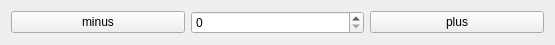
<?xml version="1.0" encoding="UTF-8"?>
<ui version="4.0">
 <author>ZoMbiE</author>
 <class>Gui</class>
 <widget class="QWidget" name="Gui">
  <property name="geometry">
   <rect>
    <x>0</x>
    <y>0</y>
    <width>555</width>
    <height>42</height>
   </rect>
  </property>
  <property name="windowTitle">
   <string>Resource_designer</string>
  </property>
  <layout class="QHBoxLayout" name="horizontalLayout">
   <item>
    <widget class="QPushButton" name="pb_minus">
     <property name="text">
      <string>minus</string>
     </property>
     <property name="icon">
      <iconset resource="resource.qrc">
       <normaloff>:/minus.png</normaloff>:/minus.png</iconset>
     </property>
    </widget>
   </item>
   <item>
    <widget class="QSpinBox" name="sb_show"/>
   </item>
   <item>
    <widget class="QPushButton" name="pb_plus">
     <property name="text">
      <string>plus</string>
     </property>
     <property name="icon">
      <iconset resource="resource.qrc">
       <normaloff>:/plus.png</normaloff>:/plus.png</iconset>
     </property>
    </widget>
   </item>
  </layout>
 </widget>
 <resources>
  <include location="resource.qrc"/>
 </resources>
 <connections/>
 <designerdata>
  <property name="gridDeltaX">
   <number>10</number>
  </property>
  <property name="gridDeltaY">
   <number>10</number>
  </property>
  <property name="gridSnapX">
   <bool>true</bool>
  </property>
  <property name="gridSnapY">
   <bool>true</bool>
  </property>
  <property name="gridVisible">
   <bool>true</bool>
  </property>
 </designerdata>
</ui>
